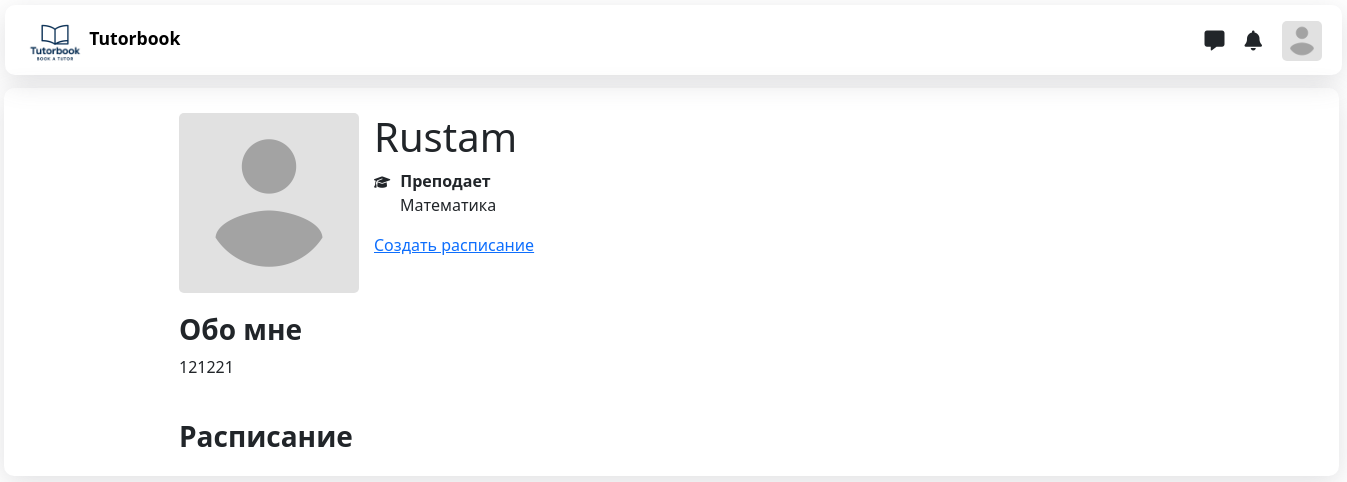
The page /teacher/profile/ (signed in) on the database its author committed.
### teacher/models.py (models this page shows, shortened)
class Teacher(models.Model):
    user = models.OneToOneField(settings.AUTH_USER_MODEL, on_delete=models.CASCADE)
    bio = models.TextField()
    subject = models.ManyToManyField(Subject)
    price_per_hous = models.IntegerField()
    work_experience = models.IntegerField()
    avatar = models.ImageField(upload_to='avatars', default='avatar_threshold.png')
    education = models.CharField(max_length=255, verbose_name="Образование", blank=True)
    video_intro = models.URLField(blank=True, null=True)
    languages = models.CharField(max_length=255, blank=True, verbose_name="Языки преподавания")
    rating = models.FloatField(default=0.0, null=True, blank=True)
    review_count = models.PositiveIntegerField(default=0, null=True, blank=True)

class Subject(models.Model):
    name = models.CharField(max_length=30)

### user/models.py (models this page shows, shortened)
class CustomUser(AbstractUser):
    STUDENT = 'student'
    TEACHER = 'teacher'
    ROLE_CHOICES = [
        (STUDENT, 'Студент'),
        (TEACHER, 'Учитель'),
    ]
    role = models.CharField(max_length=10, choices=ROLE_CHOICES, default=STUDENT)
    phone_number = models.CharField(max_length=20, unique=True, null=True, blank=True)

### teacher/views.py (the view)
# urls.py: path('profile/', teacher_profile, name='teacher-profile'),
def teacher_profile(request):
    teacher_user = request.user
    teacher_profile = get_object_or_404(Teacher, user=teacher_user)
    today = timezone.now().date()
    next_week = today + timedelta(days=7)
    slots = ScheduleSlot.objects.filter(
        teacher=request.user.teacher,
        date__range=(today, next_week)
    ).order_by('date', 'time')
    grouped_schedule = defaultdict(list)
    for slot in slots:
        grouped_schedule[slot.date].append(slot)
    context = {'teacher_user' : teacher_user,
               'teacher_profile' : teacher_profile,
               'grouped_schedule' : dict(grouped_schedule),}
    return render(request, 'teacher/teacher_profile.html', context)

### chat/context_processors.py (called while the page is built)
def dialogs_processor(request):
    if not request.user.is_authenticated:
        return {}
    dialogs = []
    try:
        student = Student.objects.get(user=request.user)
        dialogs = ChatRoom.objects.filter(student=student).order_by('-id')
    except Student.DoesNotExist:
        try:
            teacher = Teacher.objects.get(user=request.user)
            dialogs = ChatRoom.objects.filter(teacher=teacher).order_by('-id')
        except Teacher.DoesNotExist:
            dialogs = []
    return {'navbar_dialogs': dialogs}

### student/context_processors.py (called while the page is built)
def user_profile_context(request):
    student_profile = None
    teacher_profile = None
    if request.user.is_authenticated:
        try:
            student_profile = Student.objects.get(user=request.user)
        except Student.DoesNotExist:
            pass
        try:
            teacher_profile = Teacher.objects.get(user=request.user)
        except Teacher.DoesNotExist:
            pass
    return {
        'student_profile': student_profile,
        'teacher_profile': teacher_profile,
    }

### teacher/templates/teacher/teacher_profile.html (shortened to what this page needs)
{% extends "base.html" %}
{% load static %}
{% block content %}
<div class='profile'>
    <div class='avatar-section'>
        <img src="{{ teacher_profile.avatar.url }}" alt="Аватар учителя">
    </div>
    <div class='info-section'>
        <h1>{{teacher_profile.user.username}}</h1>
        {% for sub in teacher_profile.subject.all %}
        <i class="fa-solid fa-graduation-cap"></i><span><strong>Преподает</strong></span>
        <p>{{sub.name}}</p>
        {% endfor %}
        <a href="{% url 'schedule-form' %}">Создать расписание</a>
    </div>
</div>
<div class='bio-section'>
    <h3><strong>Обо мне</strong></h3>
    <p id="bio-text" class="collapsed">{{ teacher_profile.bio }}</p>
</div>
<div class='date-section'>
    <h3><strong>Расписание</strong></h3>
</div>
<link rel="stylesheet" href="{% static 'style/teacher/teacher_profile.css' %}">
{% endblock content %}

### templates/base.html (shortened to what this page needs)
<!DOCTYPE html>
{% load static %}
<html lang="en">
<head>
    <link rel="stylesheet" href="{% static 'style/base.css' %}">
    <link rel="stylesheet" href="https://cdn.jsdelivr.net/npm/nouislider@15.7.0/dist/nouislider.min.css">
    <link href="https://cdn.jsdelivr.net/npm/bootstrap@5.0.2/dist/css/bootstrap.min.css" rel="stylesheet">
    <link rel="stylesheet" href="https://cdnjs.cloudflare.com/ajax/libs/font-awesome/6.5.0/css/all.min.css"/>
</head>
<body>
<div class="parent">
    <div class="header">
        <a href="{% url 'teachers-list' %}" class="logo_url">
            <img src="{% static 'images/logo/logo2.png' %}" alt="" class="logo_image">
            <span class='logo_name'>Tutorbook</span>
        </a>
        <div class='icons'>
            <i class="fa-solid fa-message" onclick='toggleMenuMess()'></i>
            <i class="fa-solid fa-bell" onclick='toggleMenuNot()'></i>
            {% if student_profile and student_profile.avatar %}
            <img src="{{ student_profile.avatar.url }}" alt="Student Avatar" class="navbar-avatar" onclick='toggleMenu()' id='avatar'>
            {% elif teacher_profile and teacher_profile.avatar %}
                <img src="{{ teacher_profile.avatar.url }}" alt="Teacher Avatar" class="navbar-avatar" onclick='toggleMenu()' id='avatar'>
            {% else %}
                <img src="{% static 'images/avatar_threshold.png' %}" alt="Default Avatar" class="navbar-avatar" onclick='toggleMenu()' id='avatar'>
            {% endif %}
        </div>
    </div>
    <div class="main">
        {% block content %}
        {% endblock content %}
    </div>
</div>
<link href="https://cdn.jsdelivr.net/npm/select2@4.1.0-rc.0/dist/css/select2.min.css" rel="stylesheet" />
</body>
</html>

### static/style/base.css (style rules this page uses)
.parent { display: grid; grid-template-columns: 250px 1fr; grid-template-rows: 80px 1fr; gap: 8px; }
.header { display: flex; justify-content: space-between; grid-column: span 5 / span 5; grid-column-start: 1; grid-row-start: 1; border-radius: 10px; padding-left: 1.25rem; align-items: center; padding-top: 0.60rem; margin: 5px; box-shadow: rgba(100, 100, 111, 0.2) 0px 7px 29px 0px; }
.header a { text-decoration: none; top: 5px; }
.logo_url { margin-bottom: 7px; }
.navbar-avatar { width: 40px; height: 40px; object-fit: cover; margin-right: 20px; margin-bottom: 8px; border-radius: 5px; }
.logo_image { max-width: 60px; }
.logo_name { font-size: 1.1rem; font-weight: 600; color: #000; }
.main { grid-column: span 4 / span 4; grid-row: span 4 / span 4; grid-row-start: 2; box-shadow: rgba(100, 100, 111, 0.2) 0px 7px 29px 0px; padding: 15px; border-radius: 10px; margin-left: 4px; }
.icons { display: flex; gap: 20px; }
.icons i { font-size: 20px; margin-top: 10px; }

### static/style/teacher/teacher_profile.css (style rules this page uses)
.avatar-section img { width: 180px; border-radius: 5px; }
.profile { padding: 10px; display: flex; gap: 15px; margin-left: 150px; }
.info-section h1 { text-transform: capitalize; }
.info-section i { font-size: 13px; margin-right: 10px; }
.info-section p { margin-left: 26px; }
.info-section { gap: 5px; }
.bio-section { padding: 10px; width: 30%; margin-left: 150px; }
#bio-text.collapsed { overflow: hidden; display: -webkit-box; -webkit-line-clamp: 3; -webkit-box-orient: vertical; }
.date-section { width: 100%; margin-top: 15px; margin-left: 160px; }

### rows shown on the page
Teacher: avatar (picture), user.username "Rustam", bio "121221"
Subject: name "Математика"
